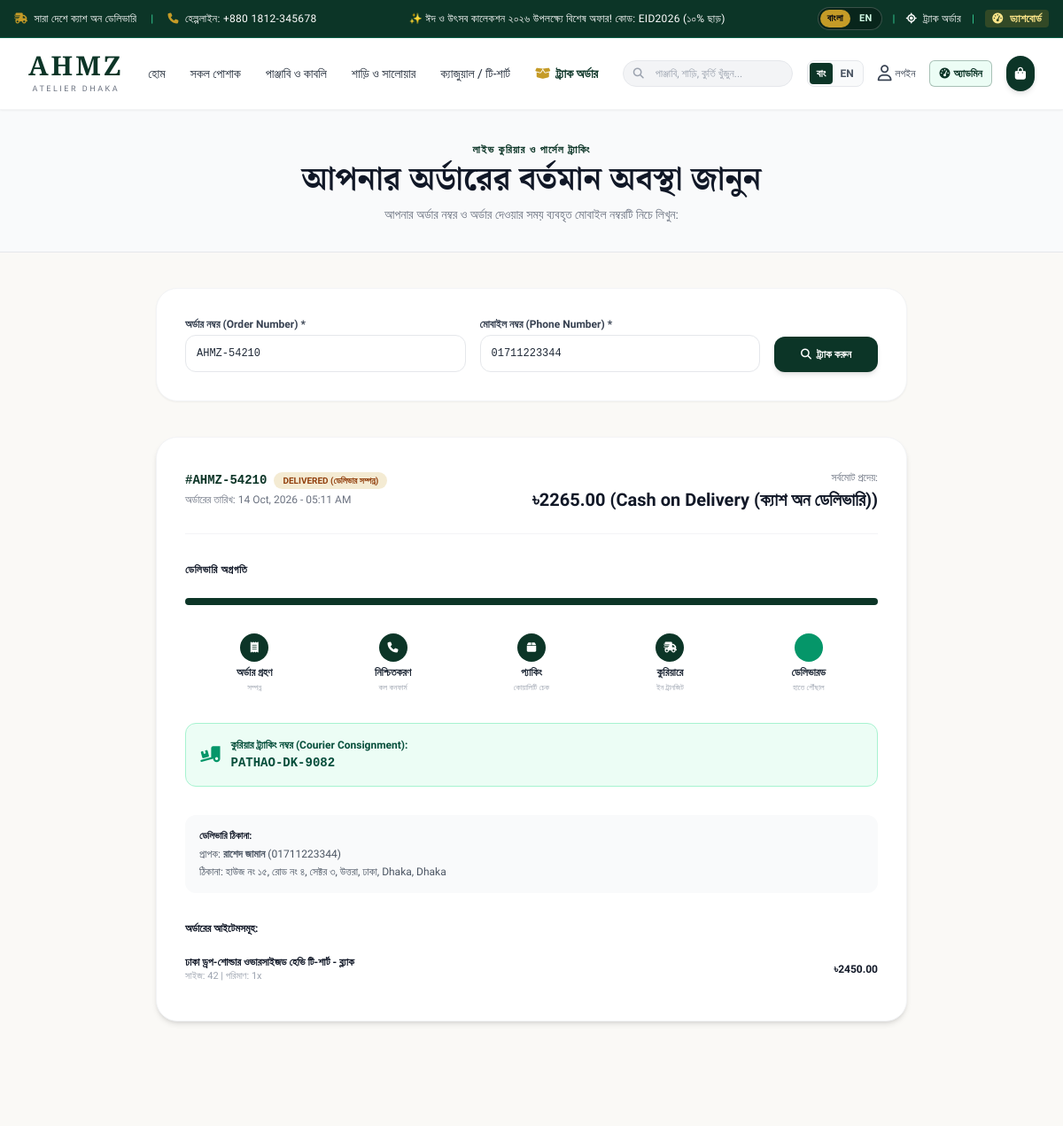
Before: /track-order/?order_number=AHMZ-54210&phone=01711223344 (upper part) with the older database file.
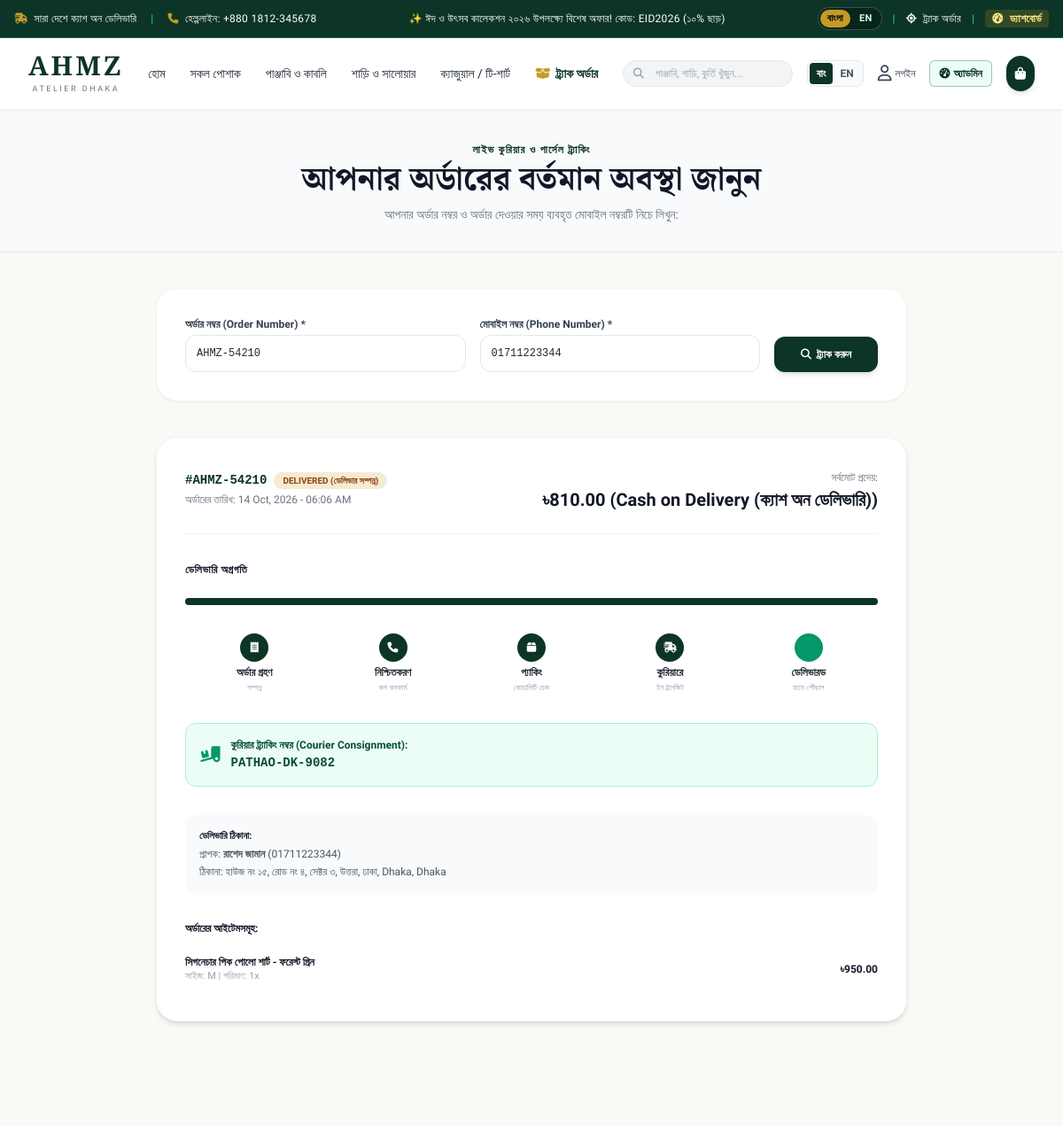
After: the same page with the newer database file.
### store/models.py (models this page shows, shortened)
class Order(models.Model):
    PAYMENT_CHOICES = [
        ('cod', 'Cash on Delivery (ক্যাশ অন ডেলিভারি)'),
        ('bkash', 'bKash (বিকাশ)'),
        ('nagad', 'Nagad (নগদ)'),
        ('rocket', 'Rocket (রকেট)'),
    ]
    STATUS_CHOICES = [
        ('pending', 'Pending (অপেক্ষমান)'),
        ('confirmed', 'Confirmed (নিশ্চিত)'),
        ('processing', 'Processing (প্রস্তুত হচ্ছে)'),
        ('shipped', 'Shipped (কুরিয়ারে হস্তান্তর)'),
        ('delivered', 'Delivered (ডেলিভার সম্পন্ন)'),
        ('cancelled', 'Cancelled (বাতিল)'),
    ]
    PAYMENT_STATUS_CHOICES = [
        ('unpaid', 'Unpaid'),
        ('paid', 'Paid'),
        ('refunded', 'Refunded'),
    ]
    DELIVERY_AREA_CHOICES = [
        ('inside_dhaka', 'Inside Dhaka (ঢাকা সিটি) - ৳60'),
        ('outside_dhaka', 'Outside Dhaka (ঢাকার বাইরে সারা বাংলাদেশ) - ৳120'),
    ]
    order_number = models.CharField(max_length=30, unique=True, editable=False)
    user = models.ForeignKey(User, null=True, blank=True, on_delete=models.SET_NULL, related_name='orders')
    full_name = models.CharField(max_length=120)
    phone = models.CharField(max_length=20)
    email = models.EmailField(blank=True)
    division = models.CharField(max_length=50, default='Dhaka')
    district = models.CharField(max_length=50, default='Dhaka')
    delivery_address = models.TextField()
    customer_notes = models.TextField(blank=True)
    delivery_area = models.CharField(max_length=20, choices=DELIVERY_AREA_CHOICES, default='inside_dhaka')
    shipping_cost = models.DecimalField(max_digits=8, decimal_places=2, default=60.00)
    subtotal = models.DecimalField(max_digits=10, decimal_places=2, default=0.00)
    discount_amount = models.DecimalField(max_digits=10, decimal_places=2, default=0.00)
    total_amount = models.DecimalField(max_digits=10, decimal_places=2, default=0.00)
    coupon_code = models.CharField(max_length=25, blank=True)
    payment_method = models.CharField(max_length=15, choices=PAYMENT_CHOICES, default='cod')
    payment_status = models.CharField(max_length=15, choices=PAYMENT_STATUS_CHOICES, default='unpaid')
    sender_number = models.CharField(max_length=20, blank=True, help_text="bKash/Nagad sender phone number")
    trx_id = models.CharField(max_length=60, blank=True, help_text="Transaction ID (TrxID)")
    status = models.CharField(max_length=20, choices=STATUS_CHOICES, default='pending')
    courier_tracking_id = models.CharField(max_length=100, blank=True, help_text="e.g. Steadfast, Pathao, RedX tracking")
    admin_notes = models.TextField(blank=True)
    created_at = models.DateTimeField(auto_now_add=True)
    updated_at = models.DateTimeField(auto_now=True)
    class Meta:
        ordering = ['-created_at']

class OrderItem(models.Model):
    order = models.ForeignKey(Order, related_name='items', on_delete=models.CASCADE)
    product = models.ForeignKey(Product, null=True, on_delete=models.SET_NULL)
    product_name = models.CharField(max_length=255)
    product_sku = models.CharField(max_length=50, blank=True)
    size = models.CharField(max_length=20, blank=True)
    color = models.CharField(max_length=50, blank=True)
    price = models.DecimalField(max_digits=10, decimal_places=2)
    quantity = models.PositiveIntegerField(default=1)
    subtotal = models.DecimalField(max_digits=10, decimal_places=2)

### store/views.py (the view)
# urls.py: path('track-order/', views.track_order, name='track_order'),
def track_order(request):
    order = None
    searched = False
    order_number = request.GET.get('order_number', '').strip()
    phone = request.GET.get('phone', '').strip()
    if order_number and phone:
        searched = True
        try:
            order = Order.objects.get(
                Q(order_number__iexact=order_number),
                Q(phone__endswith=phone[-10:])
            )
        except Order.DoesNotExist:
            order = None
    context = {
        'order': order,
        'searched': searched,
        'order_number': order_number,
        'phone': phone,
    }
    return render(request, 'store/track_order.html', context)

### store/cart.py (called while the page is built, shortened)
    def __iter__(self):
        product_ids = [item['product_id'] for item in self.cart.values()]
        products = Product.objects.filter(id__in=product_ids).in_bulk()

    def __len__(self):
        return sum(item['quantity'] for item in self.cart.values())

    def get_subtotal(self):
        return sum(Decimal(item['price']) * item['quantity'] for item in self.cart.values())

    def get_items_list(self):
        return list(self.__iter__())

### store/translations.py (called while the page is built)
def get_translation_dict(lang='bn'):
    current_lang = 'en' if lang == 'en' else 'bn'
    return {key: vals.get(current_lang, vals.get('bn', '')) for key, vals in TRANSLATIONS.items()}

### templates/store/track_order.html (shortened to what the changed rows need)
{% extends 'base.html' %}
{% block content %}
<div class="bg-gray-50 border-b border-gray-200 py-8">
    <div class="max-w-4xl mx-auto px-4 sm:px-6 text-center">
        <h1 class="font-brand-serif text-2xl sm:text-4xl font-bold text-gray-900 mt-1">আপনার অর্ডারের বর্তমান অবস্থা জানুন</h1>
    </div>
</div>
<div class="max-w-4xl mx-auto px-4 sm:px-6 py-10">
    {% if searched %}
        {% if order %}
        <div class="bg-white rounded-3xl p-6 sm:p-8 border border-gray-100 shadow-md space-y-8">
            <div class="flex flex-col sm:flex-row justify-between items-start sm:items-center pb-6 border-b border-gray-100 gap-4">
                <div>
                    <div class="flex items-center space-x-2">
                        <span class="font-mono text-sm font-bold text-brand-emerald">#{{ order.order_number }}</span>
                        <span class="bg-brand-gold/20 text-amber-800 text-[10px] font-bold px-2.5 py-0.5 rounded-full uppercase">
                            {{ order.get_status_display }}
                        </span>
                    </div>
                    <p class="text-xs text-gray-500 mt-1">অর্ডারের তারিখ: {{ order.created_at|date:"d M, Y - h:i A" }}</p>
                </div>
                <div class="text-right">
                    <span class="text-xs text-gray-500">সর্বমোট প্রদেয়:</span>
                    <span class="block text-xl font-bold text-gray-900">৳{{ order.total_amount }} ({{ order.get_payment_method_display }})</span>
                </div>
            </div>
            <div>
                <h3 class="text-xs font-bold text-gray-900 uppercase tracking-wider mb-6">ডেলিভারি অগ্রগতি</h3>
                <div class="relative">
                    <div class="overflow-hidden h-2 mb-8 text-xs flex rounded bg-gray-100">
                        <div style="width: {% if order.status == 'pending' %}20%{% elif order.status == 'confirmed' %}40%{% elif order.status == 'processing' %}60%{% elif order.status == 'shipped' %}80%{% elif order.status == 'delivered' %}100%{% else %}10%{% endif %}"
                             class="shadow-none flex flex-col text-center whitespace-nowrap text-white justify-center bg-brand-emerald transition-all duration-700"></div>
                    </div>
                    <div class="grid grid-cols-5 text-center text-[10px] sm:text-xs">
                        <div class="space-y-1">
                            <div class="w-8 h-8 rounded-full mx-auto flex items-center justify-center font-bold {% if order.status %}bg-brand-emerald text-white{% else %}bg-gray-100 text-gray-400{% endif %}">
                                <i class="fa-solid fa-receipt text-xs"></i>
                            </div>
                            <span class="block font-semibold text-gray-800">অর্ডার গ্রহণ</span>
                            <span class="text-[9px] text-gray-400">সম্পন্ন</span>
                        </div>
                        <div class="space-y-1">
                            <div class="w-8 h-8 rounded-full mx-auto flex items-center justify-center font-bold {% if order.status != 'pending' %}bg-brand-emerald text-white{% else %}bg-gray-200 text-gray-600{% endif %}">
                                <i class="fa-solid fa-phone text-xs"></i>
                            </div>
                            <span class="block font-semibold text-gray-800">নিশ্চিতকরণ</span>
                            <span class="text-[9px] text-gray-400">কল কনফার্ম</span>
                        </div>
                        <div class="space-y-1">
                            <div class="w-8 h-8 rounded-full mx-auto flex items-center justify-center font-bold {% if order.status in 'processing,shipped,delivered' %}bg-brand-emerald text-white{% else %}bg-gray-200 text-gray-600{% endif %}">
                                <i class="fa-solid fa-box text-xs"></i>
                            </div>
                            <span class="block font-semibold text-gray-800">প্যাকিং</span>
                            <span class="text-[9px] text-gray-400">কোয়ালিটি চেক</span>
                        </div>
                        <div class="space-y-1">
                            <div class="w-8 h-8 rounded-full mx-auto flex items-center justify-center font-bold {% if order.status in 'shipped,delivered' %}bg-brand-emerald text-white{% else %}bg-gray-200 text-gray-600{% endif %}">
                                <i class="fa-solid fa-truck-fast text-xs"></i>
                            </div>
                            <span class="block font-semibold text-gray-800">কুরিয়ারে</span>
                            <span class="text-[9px] text-gray-400">ইন ট্রানজিট</span>
                        </div>
                        <div class="space-y-1">
                            <div class="w-8 h-8 rounded-full mx-auto flex items-center justify-center font-bold {% if order.status == 'delivered' %}bg-emerald-600 text-white{% else %}bg-gray-200 text-gray-600{% endif %}">
                            </div>
                            <span class="block font-semibold text-gray-800">ডেলিভারড</span>
                            <span class="text-[9px] text-gray-400">হাতে পৌঁছাল</span>
                        </div>
                    </div>
                </div>
            </div>
            {% if order.courier_tracking_id %}
            <div class="bg-emerald-50 border border-emerald-200 p-4 rounded-xl flex items-center justify-between text-xs">
                <div class="flex items-center space-x-3 text-emerald-900">
                    <i class="fa-solid fa-truck-ramp-box text-lg text-emerald-600"></i>
                    <div>
                        <span class="font-bold">কুরিয়ার ট্র্যাকিং নম্বর (Courier Consignment):</span>
                        <p class="font-mono text-sm font-bold mt-0.5">{{ order.courier_tracking_id }}</p>
                    </div>
                </div>
            </div>
            {% endif %}
            <div class="bg-gray-50 p-4 rounded-xl text-xs space-y-1 text-gray-600">
                <h4 class="font-bold text-gray-900 uppercase text-[11px] mb-1">ডেলিভারি ঠিকানা:</h4>
                <p>প্রাপক: <strong>{{ order.full_name }}</strong> ({{ order.phone }})</p>
                <p>ঠিকানা: {{ order.delivery_address }}, {{ order.district }}, {{ order.division }}</p>
            </div>
            <div>
                <h4 class="font-bold text-gray-900 text-xs uppercase mb-3">অর্ডারের আইটেমসমূহ:</h4>
                <div class="divide-y divide-gray-100">
                    {% for item in order.items.all %}
                    <div class="py-2.5 flex justify-between items-center text-xs">
                        <div>
                            <span class="font-semibold text-gray-900">{{ item.product_name }}</span>
                            <span class="text-gray-400 text-[11px] block">সাইজ: {{ item.size }} | পরিমাণ: {{ item.quantity }}x</span>
                        </div>
                        <span class="font-bold text-gray-900">৳{{ item.subtotal }}</span>
                    </div>
                    {% endfor %}
                </div>
            </div>
        </div>
        {% endif %}
    {% endif %}
</div>
{% endblock %}

Changed rows visible on the page:
changed Order "Cash on Delivery (ক্যাশ অন ডেলিভারি)": created_at "14 Oct, 2026 - 05:11 AM" → "14 Oct, 2026 - 06:06 AM"; total_amount "2265.00" → "810.00"
changed OrderItem: product_name "ঢাকা ড্রপ-শোল্ডার ওভারসাইজড হেভি টি-শার্ট - ব্ল্যাক" → "সিগনেচার পিক পোলো শার্ট - ফরেস্ট গ্রিন"; size "42" → "M"; subtotal "2450.00" → "950.00"
